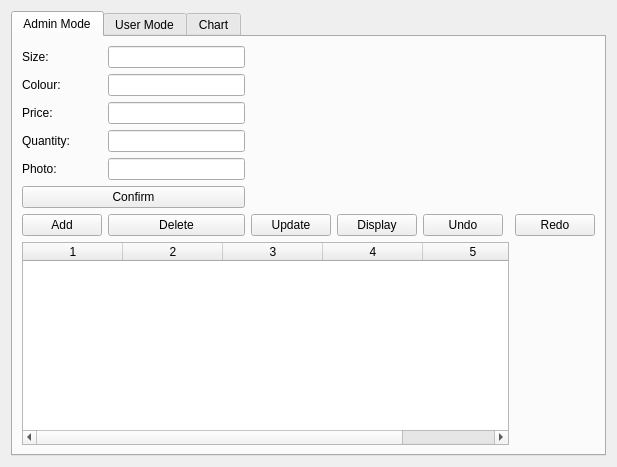
<?xml version="1.0" encoding="UTF-8"?>
<ui version="4.0">
 <class>GUI</class>
 <widget class="QWidget" name="GUI">
  <property name="geometry">
   <rect>
    <x>0</x>
    <y>0</y>
    <width>617</width>
    <height>467</height>
   </rect>
  </property>
  <property name="windowTitle">
   <string>GUI</string>
  </property>
  <layout class="QVBoxLayout" name="verticalLayout">
   <item>
    <widget class="QTabWidget" name="tabWidget">
     <property name="currentIndex">
      <number>0</number>
     </property>
     <widget class="QWidget" name="adminTab">
      <attribute name="title">
       <string>Admin Mode</string>
      </attribute>
      <layout class="QGridLayout" name="gridLayout">
       <item row="0" column="1">
        <widget class="QLineEdit" name="sizeEdit"/>
       </item>
       <item row="4" column="1">
        <widget class="QLineEdit" name="photoEdit"/>
       </item>
       <item row="5" column="0" colspan="2">
        <widget class="QPushButton" name="confirmButton">
         <property name="text">
          <string>Confirm</string>
         </property>
        </widget>
       </item>
       <item row="6" column="2">
        <widget class="QPushButton" name="updateButton">
         <property name="text">
          <string>Update</string>
         </property>
        </widget>
       </item>
       <item row="1" column="0">
        <widget class="QLabel" name="colourLabel">
         <property name="text">
          <string>Colour:</string>
         </property>
        </widget>
       </item>
       <item row="6" column="4">
        <widget class="QPushButton" name="undoButton">
         <property name="text">
          <string>Undo</string>
         </property>
        </widget>
       </item>
       <item row="6" column="6">
        <widget class="QPushButton" name="redoButton">
         <property name="text">
          <string>Redo</string>
         </property>
        </widget>
       </item>
       <item row="0" column="0">
        <widget class="QLabel" name="sizeLabel">
         <property name="text">
          <string>Size:</string>
         </property>
        </widget>
       </item>
       <item row="6" column="0">
        <widget class="QPushButton" name="addButton">
         <property name="text">
          <string>Add</string>
         </property>
        </widget>
       </item>
       <item row="3" column="0">
        <widget class="QLabel" name="quantityLabel">
         <property name="text">
          <string>Quantity:</string>
         </property>
        </widget>
       </item>
       <item row="6" column="3">
        <widget class="QPushButton" name="displayButton">
         <property name="text">
          <string>Display</string>
         </property>
        </widget>
       </item>
       <item row="2" column="1">
        <widget class="QLineEdit" name="priceEdit"/>
       </item>
       <item row="1" column="1">
        <widget class="QLineEdit" name="colourEdit"/>
       </item>
       <item row="4" column="0">
        <widget class="QLabel" name="photoLabel">
         <property name="text">
          <string>Photo:</string>
         </property>
        </widget>
       </item>
       <item row="6" column="1">
        <widget class="QPushButton" name="deleteButton">
         <property name="text">
          <string>Delete</string>
         </property>
        </widget>
       </item>
       <item row="7" column="0" rowspan="3" colspan="6">
        <widget class="QTableWidget" name="table">
         <property name="editTriggers">
          <set>QAbstractItemView::EditTrigger::NoEditTriggers</set>
         </property>
         <property name="selectionMode">
          <enum>QAbstractItemView::SelectionMode::SingleSelection</enum>
         </property>
         <property name="selectionBehavior">
          <enum>QAbstractItemView::SelectionBehavior::SelectRows</enum>
         </property>
         <property name="columnCount">
          <number>5</number>
         </property>
         <column/>
         <column/>
         <column/>
         <column/>
         <column/>
        </widget>
       </item>
       <item row="3" column="1">
        <widget class="QLineEdit" name="quantityEdit"/>
       </item>
       <item row="2" column="0">
        <widget class="QLabel" name="priceLabel">
         <property name="text">
          <string>Price:</string>
         </property>
        </widget>
       </item>
      </layout>
     </widget>
     <widget class="QWidget" name="userTab">
      <attribute name="title">
       <string>User Mode</string>
      </attribute>
      <layout class="QVBoxLayout" name="verticalLayout_2">
       <item>
        <widget class="QLabel" name="userSizeLabel">
         <property name="text">
          <string>Size:</string>
         </property>
        </widget>
       </item>
       <item>
        <widget class="QLineEdit" name="userSizeEdit"/>
       </item>
       <item>
        <widget class="QLabel" name="currentCoatLabel">
         <property name="sizePolicy">
          <sizepolicy hsizetype="Expanding" vsizetype="Expanding">
           <horstretch>0</horstretch>
           <verstretch>0</verstretch>
          </sizepolicy>
         </property>
         <property name="text">
          <string>No coat selected.</string>
         </property>
         <property name="wordWrap">
          <bool>true</bool>
         </property>
        </widget>
       </item>
       <item>
        <widget class="QPushButton" name="openBasketButton">
         <property name="text">
          <string>Open basket</string>
         </property>
        </widget>
       </item>
       <item>
        <widget class="QPushButton" name="basketTableButton">
         <property name="text">
          <string>Basket table</string>
         </property>
        </widget>
       </item>
       <item>
        <widget class="QPushButton" name="addToBasketButton">
         <property name="text">
          <string>Add to basket</string>
         </property>
        </widget>
       </item>
       <item>
        <widget class="QPushButton" name="nextButton">
         <property name="text">
          <string>Next</string>
         </property>
        </widget>
       </item>
       <item>
        <widget class="QPushButton" name="filterButton">
         <property name="text">
          <string>Filter</string>
         </property>
        </widget>
       </item>
       <item>
        <widget class="QLabel" name="shoppingBasketLabel">
         <property name="text">
          <string>Shopping basket:</string>
         </property>
        </widget>
       </item>
       <item>
        <widget class="QListWidget" name="basketList"/>
       </item>
       <item>
        <widget class="QLabel" name="totalLabel">
         <property name="text">
          <string>Total: 0</string>
         </property>
        </widget>
       </item>
      </layout>
     </widget>
     <widget class="QWidget" name="chartTab">
      <attribute name="title">
       <string>Chart</string>
      </attribute>
     </widget>
    </widget>
   </item>
  </layout>
 </widget>
 <resources/>
 <connections/>
</ui>
